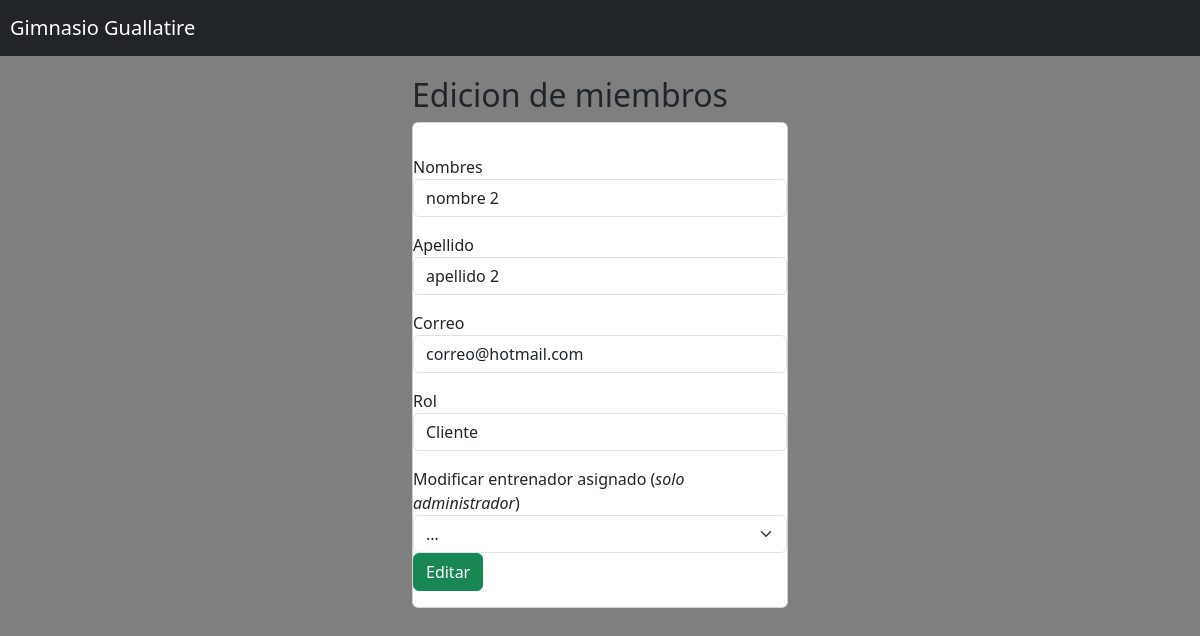
Screenshot of /edicionUsuario/58 with the database file from the repository.
### Aplicaciones/proyectoGym/models.py (models this page shows, shortened)
class Usuarios(models.Model):
    user = models.OneToOneField(User,on_delete=models.CASCADE,null=True)
    idUsuario = models.AutoField(primary_key=True)
    password = models.CharField(max_length=256,default=" ")
    correo = models.CharField(max_length=100,blank=True)
    rut = models.CharField(max_length=30,blank=True)
    nombre = models.CharField(max_length=50)
    apellido = models.CharField(max_length=100)
    rol = models.CharField(max_length=30)
    entrenador = models.CharField(max_length=100,blank=True)
    nro_tarjeta = models.CharField("Número de tarjeta", max_length=16, default='0000000000000000')
    mes_expiracion = models.CharField(max_length=10,blank=True)
    año_expiracion = models.CharField(max_length=10,blank=True)
    nombre_titular =models.CharField("Nombre del titular", max_length=255, default='')
    cvv = models.CharField(max_length=4,blank=True)
    activo = models.BooleanField(default=True)

### Aplicaciones/proyectoGym/views.py (the view)
# urls.py: path('edicionUsuario/<idUsuario>',views.edicionUsuario),
def edicionUsuario(request,idUsuario):
        usuario = Usuarios.objects.get(idUsuario = idUsuario)
        entrenadores = Usuarios.objects.filter(rol="Entrenador")                               # Para obtener todos los usuarios de la base de datos
        return render(request, "edicionUsuario.html",{"usuario":usuario,"Entrenadores":entrenadores})

### Aplicaciones/proyectoGym/templates/edicionUsuario.html (shortened to what this page needs)
{% extends "./base.html" %}
{% block body %}
<div class="row">
    <div class="col-md-4 offset-md-4">
        <h2>Edicion de miembros</h2>
        <div class ="card">
            <div class ="card-body"></div>
            <form action="/editarUsuario/" method="POST">{% csrf_token %}
                <div class="form-group mb-3">
                    <label>Nombres</label>
                    <input type="text" name="nombre" class ="form-control" value="{{usuario.nombre}}" placeholder="Nombre">
                </div>
                <div class="form-group mb-3">
                    <label>Apellido</label>
                    <input type="text" name="apellido" class="form-control"value="{{usuario.apellido}}" placeholder="Apellido">
                </div>
                <div class="form-group mb-3">
                    <label>Correo</label>
                    <input type="email" name="correo" class="form-control" value="{{usuario.correo}}"placeholder="Correo">
                </div>
                <div class="form-group mb-3">
                    <label>Rol</label>
                    <select onchange="mostrarEntrenador(this)" id ="rol"name="rol" class="form-control">
                        <option selected>{{usuario.rol}}</option>
                      </select>
                </div>
                <div class="form-group md-2">
                    <label id="labelEntrenador">Modificar entrenador asignado (<i>solo administrador</i>) </label>
                    <select name="entrenador" id="entrenador" class="form-select">
                        <option value="">...</option>
                    </select>
                </div>
                <div class="mb-3">
                    <button type="submit" class="btn btn-success btn-block ">Editar</button>
                </div>
            </form>
        </div>
    </div>
</div>
{% endblock %}

### Aplicaciones/proyectoGym/static/css/home.css (style rules this page uses)
* { box-sizing: border-box; }
body { background-image: linear-gradient(rgba(0,0,0,0.5), rgba(0,0,0,0.5)), url(https://images.pexels.com/photos/1552242/pexels-photo-1552242.jpeg?cs=srgb&dl=pexels-leon-ardho-1552242.jpg&fm=jpg); background-repeat: no-repeat; background-size: 100%; }

### rows the page displays
Usuarios: nombre "nombre 2", correo "correo@hotmail.com", rol "Cliente"
